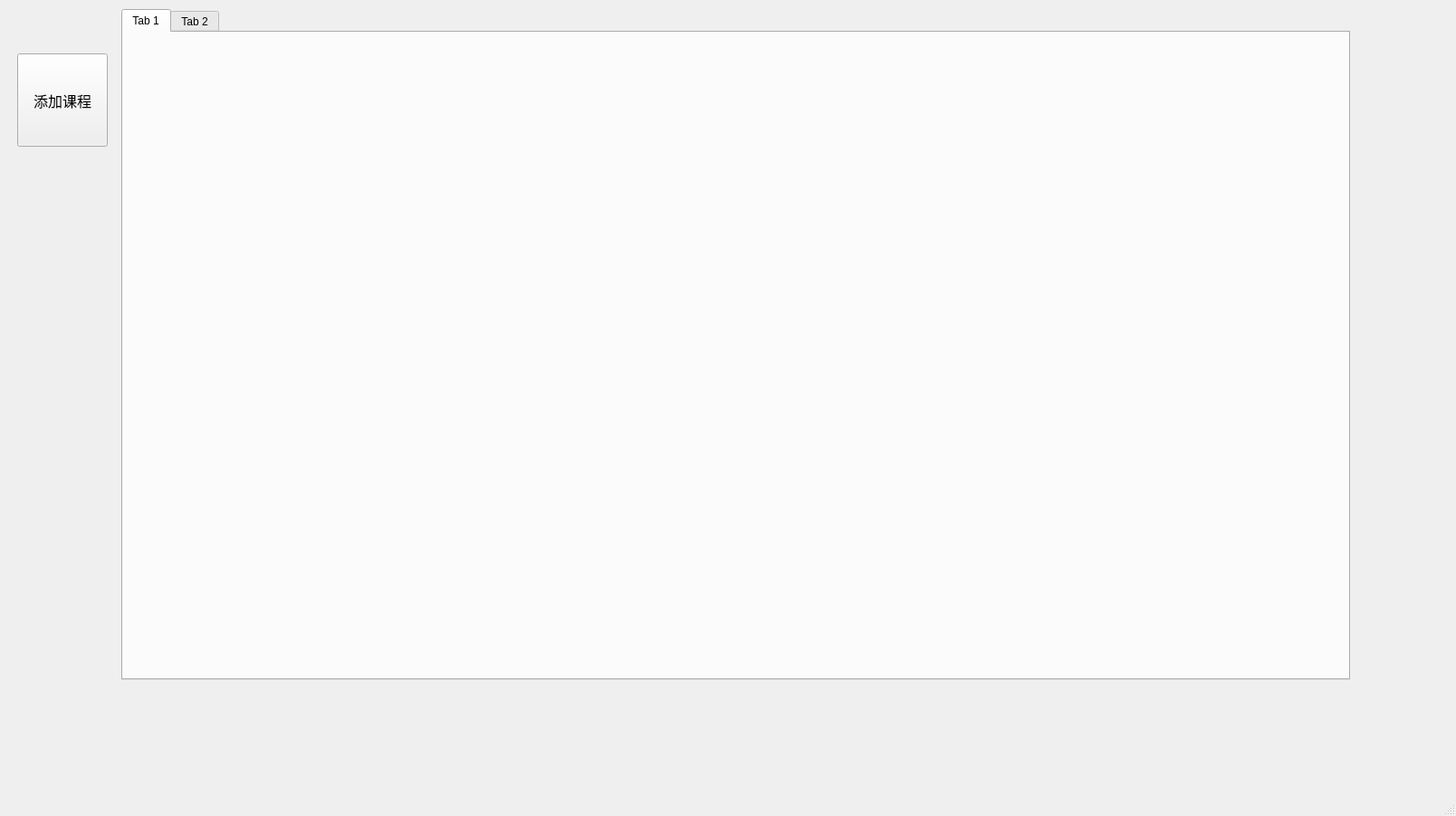
<?xml version="1.0" encoding="UTF-8"?>
<ui version="4.0">
 <class>MainWindow</class>
 <widget class="QMainWindow" name="MainWindow">
  <property name="geometry">
   <rect>
    <x>0</x>
    <y>0</y>
    <width>1608</width>
    <height>901</height>
   </rect>
  </property>
  <property name="minimumSize">
   <size>
    <width>1600</width>
    <height>900</height>
   </size>
  </property>
  <property name="windowTitle">
   <string>MainWindow</string>
  </property>
  <property name="styleSheet">
   <string notr="true">#frame{border:1px solid}</string>
  </property>
  <widget class="QWidget" name="centralwidget">
   <property name="styleSheet">
    <string notr="true">#QFrame{border:1px solid black}</string>
   </property>
   <widget class="QWidget" name="widget" native="true">
    <property name="geometry">
     <rect>
      <x>10</x>
      <y>10</y>
      <width>1481</width>
      <height>741</height>
     </rect>
    </property>
    <layout class="QHBoxLayout" name="horizontalLayout">
     <item>
      <widget class="QWidget" name="widget_2" native="true">
       <property name="font">
        <font>
         <family>Adobe Caslon Pro Bold</family>
        </font>
       </property>
       <layout class="QVBoxLayout" name="verticalLayout">
        <item>
         <spacer name="verticalSpacer">
          <property name="orientation">
           <enum>Qt::Vertical</enum>
          </property>
          <property name="sizeType">
           <enum>QSizePolicy::Fixed</enum>
          </property>
          <property name="sizeHint" stdset="0">
           <size>
            <width>20</width>
            <height>40</height>
           </size>
          </property>
         </spacer>
        </item>
        <item>
         <widget class="QPushButton" name="addCourseButton">
          <property name="sizePolicy">
           <sizepolicy hsizetype="Minimum" vsizetype="Minimum">
            <horstretch>0</horstretch>
            <verstretch>0</verstretch>
           </sizepolicy>
          </property>
          <property name="minimumSize">
           <size>
            <width>100</width>
            <height>60</height>
           </size>
          </property>
          <property name="baseSize">
           <size>
            <width>75</width>
            <height>61</height>
           </size>
          </property>
          <property name="font">
           <font>
            <pointsize>12</pointsize>
            <weight>50</weight>
            <bold>false</bold>
           </font>
          </property>
          <property name="text">
           <string>添加课程</string>
          </property>
         </widget>
        </item>
        <item>
         <spacer name="verticalSpacer_2">
          <property name="orientation">
           <enum>Qt::Vertical</enum>
          </property>
          <property name="sizeType">
           <enum>QSizePolicy::Fixed</enum>
          </property>
          <property name="sizeHint" stdset="0">
           <size>
            <width>20</width>
            <height>580</height>
           </size>
          </property>
         </spacer>
        </item>
       </layout>
      </widget>
     </item>
     <item>
      <widget class="QTabWidget" name="tabWidget">
       <property name="sizePolicy">
        <sizepolicy hsizetype="Expanding" vsizetype="Expanding">
         <horstretch>0</horstretch>
         <verstretch>0</verstretch>
        </sizepolicy>
       </property>
       <property name="minimumSize">
        <size>
         <width>100</width>
         <height>700</height>
        </size>
       </property>
       <property name="currentIndex">
        <number>0</number>
       </property>
       <widget class="QWidget" name="tab">
        <attribute name="title">
         <string>Tab 1</string>
        </attribute>
        <widget class="QTableWidget" name="courseTable">
         <property name="geometry">
          <rect>
           <x>20</x>
           <y>20</y>
           <width>0</width>
           <height>0</height>
          </rect>
         </property>
         <property name="sizePolicy">
          <sizepolicy hsizetype="Fixed" vsizetype="Fixed">
           <horstretch>0</horstretch>
           <verstretch>0</verstretch>
          </sizepolicy>
         </property>
         <property name="minimumSize">
          <size>
           <width>0</width>
           <height>0</height>
          </size>
         </property>
         <property name="styleSheet">
          <string notr="true">.courseTable{border: 0px}</string>
         </property>
        </widget>
       </widget>
       <widget class="QWidget" name="tab_2">
        <attribute name="title">
         <string>Tab 2</string>
        </attribute>
        <widget class="QTableWidget" name="ddlTable">
         <property name="geometry">
          <rect>
           <x>230</x>
           <y>-10</y>
           <width>0</width>
           <height>0</height>
          </rect>
         </property>
         <property name="sizePolicy">
          <sizepolicy hsizetype="Fixed" vsizetype="Fixed">
           <horstretch>0</horstretch>
           <verstretch>0</verstretch>
          </sizepolicy>
         </property>
         <property name="minimumSize">
          <size>
           <width>0</width>
           <height>0</height>
          </size>
         </property>
        </widget>
       </widget>
      </widget>
     </item>
    </layout>
   </widget>
  </widget>
  <widget class="QMenuBar" name="menubar">
   <property name="geometry">
    <rect>
     <x>0</x>
     <y>0</y>
     <width>1608</width>
     <height>21</height>
    </rect>
   </property>
  </widget>
  <widget class="QStatusBar" name="statusbar"/>
 </widget>
 <resources/>
 <connections/>
</ui>
